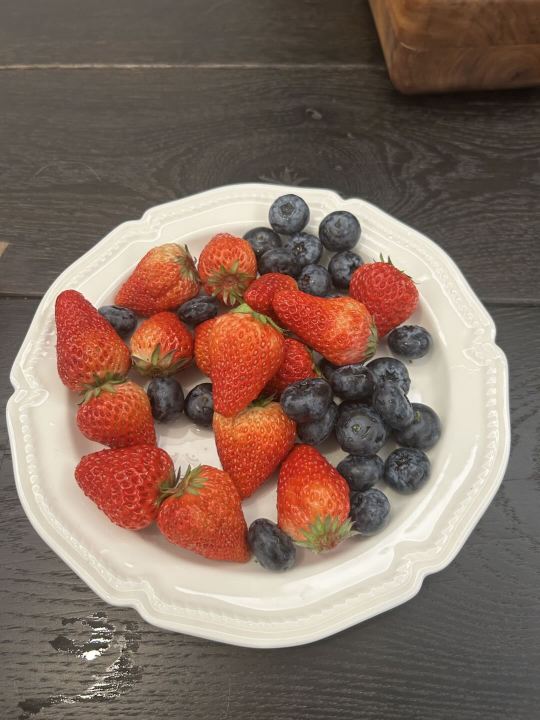
#> input picture dinner-what-to-eat/images/berry-platter.jpg, 1080 x 1440 px (shown at 1/2 size); its folder holds only this picture in this run
$ python -i split_multi_dish.py   (imports and definitions only)
#> lines starting #> are read from the running program, lines starting #| are printed output that depends on the picture
#> further down, picture is the input picture: shape (1440, 1080, 3); mean B, G, R 94.8, 107, 130.3
#!/usr/bin/env python3
import json
from pathlib import Path

import cv2

ROOT = Path(__file__).resolve().parents[1]
SRC_DIR = ROOT / "uploads" / "food-photos-20260311" / "jpg"
OUT_DIR = ROOT / "uploads" / "food-photos-20260311" / "splits"
MANIFEST = OUT_DIR / "split_manifest.json"
REPORT = OUT_DIR / "SPLIT_REPORT.md"


def circle_overlap(c1, c2):
    x1, y1, r1 = c1
    x2, y2, r2 = c2
    d2 = (x1 - x2) ** 2 + (y1 - y2) ** 2
    d = d2 ** 0.5
    return d < (r1 + r2) * 0.72


def pick_circles(candidates, max_keep=4):
    kept = []
    for c in sorted(candidates, key=lambda x: x[2], reverse=True):
        if all(not circle_overlap(c, k) for k in kept):
            kept.append(c)
        if len(kept) >= max_keep:
            break
    return kept


def clamp(v, lo, hi):
    return max(lo, min(hi, int(round(v))))


def detect_dish_boxes(img):
    h, w = img.shape[:2]
#> h = 1440; w = 1080
    scale = 1600.0 / max(h, w) if max(h, w) > 1600 else 1.0
#> scale = 1
    small = cv2.resize(img, (int(w * scale), int(h * scale)), interpolation=cv2.INTER_AREA)
    sh, sw = small.shape[:2]
#> sh = 1440; sw = 1080

    gray = cv2.cvtColor(small, cv2.COLOR_BGR2GRAY)
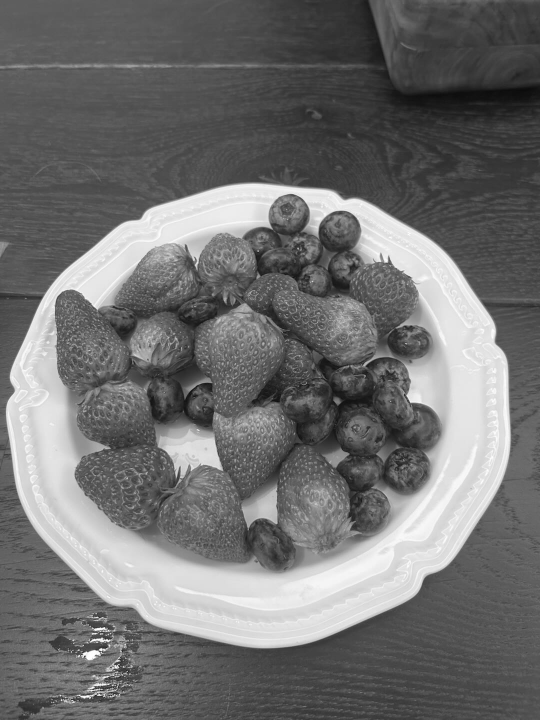
#> gray: shape (1440, 1080) (shown at 1/2 size); min 1, max 255, mean 112.5
    gray = cv2.GaussianBlur(gray, (9, 9), 1.4)

    min_r = int(min(sh, sw) * 0.10)
#> min_r = 108
    max_r = int(min(sh, sw) * 0.42)
#> max_r = 453

    circles = cv2.HoughCircles(
        gray,
        cv2.HOUGH_GRADIENT,
        dp=1.25,
        minDist=int(min(sh, sw) * 0.18),
        param1=120,
        param2=42,
        minRadius=max(24, min_r),
        maxRadius=max(min_r + 8, max_r),
    )
#> circles = 14 rows, first 8: [531.9, 959.4, 336.8], [506.9, 664.4, 298.1], [281.9, 913.1, 257], [720.6, 673.1, 239.1], [289.4, 714.4, 236.4], [776.9, 869.4, 244.5], [130.6, 1043.1, 358.8], [353.1, 529.4, 251.5]

    candidates = []
    if circles is not None:
        for x, y, r in circles[0]:
            # avoid tiny false positives near border
            if x < r * 0.7 or y < r * 0.7 or x > sw - r * 0.7 or y > sh - r * 0.7:
                continue
            candidates.append((x, y, r))
#> this loop made 14 passes
#> (x, y, r) on passes 1 to 12: (531.9, 959.4, 336.8), (506.9, 664.4, 298.1), (281.9, 913.1, 257), (720.6, 673.1, 239.1), (289.4, 714.4, 236.4), (776.9, 869.4, 244.5), (130.6, 1043.1, 358.8), (353.1, 529.4, 251.5), (358.1, 1134.4, 211.6), (626.9, 455.6, 289.9), (733.1, 1060.6, 162.8), (456.9, 359.4, 232.2)
#> after the loop, candidates = 12 items, first 6: (531.9, 959.4, 336.8), (506.9, 664.4, 298.1), (281.9, 913.1, 257), (720.6, 673.1, 239.1), (289.4, 714.4, 236.4), (776.9, 869.4, 244.5)

    circles_kept = pick_circles(candidates, max_keep=4)
#> the loop in pick_circles, `for c in sorted(candidates, key=lambda x: x[2], reverse=True):` made 12 passes
#> after the loop in pick_circles, `for c in sorted(candidates, key=lambda x: x[2], reverse=True):`: kept = [(531.9, 959.4, 336.8), (626.9, 455.6, 289.9), (929.4, 689.4, 153.2)]
#> circles_kept has the same summary as kept in pick_circles

    boxes = []
    for x, y, r in circles_kept:
        m = r * 0.18
        x1 = clamp((x - r - m) / scale, 0, w - 1)
        y1 = clamp((y - r - m) / scale, 0, h - 1)
        x2 = clamp((x + r + m) / scale, 1, w)
        y2 = clamp((y + r + m) / scale, 1, h)
        if x2 - x1 > 80 and y2 - y1 > 80:
            boxes.append([x1, y1, x2, y2])
#> this loop made 3 passes
#> (x, y, r, m, x1, y1, x2, y2) on passes 1 to 3: (531.9, 959.4, 336.8, 60.61, 135, 562, 929, 1357), (626.9, 455.6, 289.9, 52.18, 285, 114, 969, 798), (929.4, 689.4, 153.2, 27.58, 749, 509, 1080, 870)
#> after the loop, boxes = [[135, 562, 929, 1357], [285, 114, 969, 798], [749, 509, 1080, 870]]

    # fallback: if no plate-like circle found, keep whole image as one dish candidate
    if not boxes:
        boxes = [[0, 0, w, h]]

    boxes = sorted(boxes, key=lambda b: (b[1], b[0]))
#> boxes = [[285, 114, 969, 798], [749, 509, 1080, 870], [135, 562, 929, 1357]]
    return boxes


# [71 lines left out: function main, not called in this run]


# [2 lines not run here, left out]

>>> import cv2
>>> picture = cv2.imread('../images/berry-platter.jpg')
>>> result = detect_dish_boxes(picture)
#> result has the same summary as boxes in detect_dish_boxes

$ run again, on dinner-what-to-eat/images/black-pepper-beef.jpg
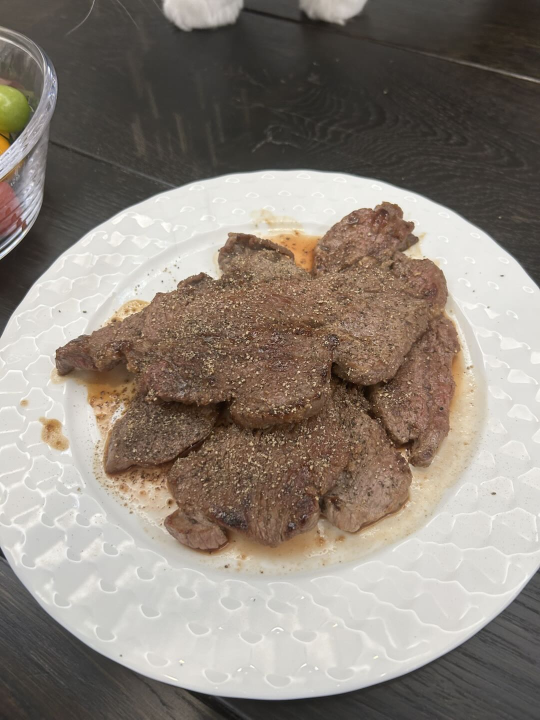
#> input picture dinner-what-to-eat/images/black-pepper-beef.jpg, 1080 x 1440 px (shown at 1/2 size)
#> picture is the input picture: shape (1440, 1080, 3); mean B, G, R 121, 130.4, 139.8
#> in detect_dish_boxes, `gray = cv2.cvtColor(small, cv2.COLOR_BGR2GRAY)`:
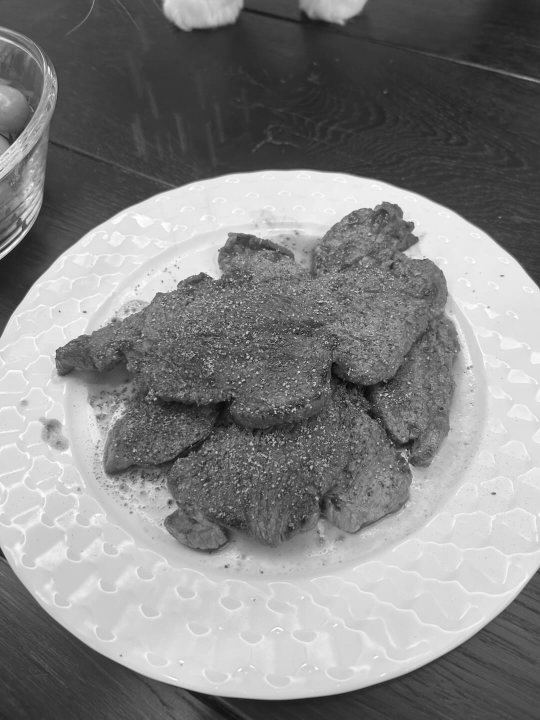
#> gray: shape (1440, 1080) (shown at 1/2 size); min 2, max 255, mean 132.2
#> circles = 17 rows, first 8: [510.6, 759.4, 200.5], [733.1, 935.6, 394.5], [373.1, 1003.1, 349.1], [781.9, 739.4, 332.6], [474.4, 446.9, 431.6], [296.9, 699.4, 258.4], [559.4, 1084.4, 314.8], [653.1, 560.6, 215.8]
#> the loop in detect_dish_boxes, `for x, y, r in circles[0]:` made 17 passes
#> after the loop in detect_dish_boxes, `for x, y, r in circles[0]:`: candidates = [(510.6, 759.4, 200.5), (733.1, 935.6, 394.5), (373.1, 1003.1, 349.1), (781.9, 739.4, 332.6), (474.4, 446.9, 431.6), (296.9, 699.4, 258.4), (559.4, 1084.4, 314.8), (653.1, 560.6, 215.8), (271.9, 435.6, 285.9), (668.1, 358.1, 413.8), (181.9, 1048.1, 181.2)]
#> the loop in pick_circles, `for c in sorted(candidates, key=lambda x: x[2], reverse=True):` made 11 passes
#> after the loop in pick_circles, `for c in sorted(candidates, key=lambda x: x[2], reverse=True):`: kept = [(474.4, 446.9, 431.6), (373.1, 1003.1, 349.1)]
#> the loop in detect_dish_boxes, `for x, y, r in circles_kept:` made 2 passes
#> (x, y, r, m, x1, y1, x2, y2) on passes 1 to 2: (474.4, 446.9, 431.6, 77.69, 0, 0, 984, 956), (373.1, 1003.1, 349.1, 62.84, 0, 591, 785, 1415)
#> after the loop in detect_dish_boxes, `for x, y, r in circles_kept:`: boxes = [[0, 0, 984, 956], [0, 591, 785, 1415]]

$ run again, on dinner-what-to-eat/images/cherry-tomato-platter.jpg
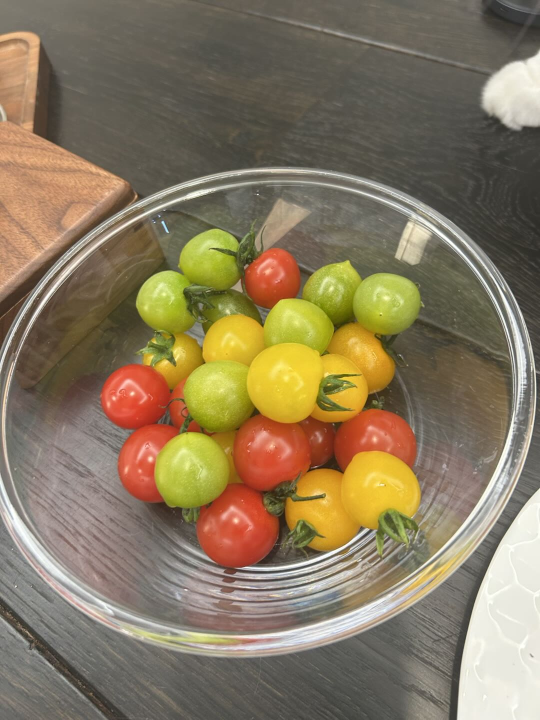
#> input picture dinner-what-to-eat/images/cherry-tomato-platter.jpg, 1080 x 1440 px (shown at 1/2 size)
#> picture is the input picture: shape (1440, 1080, 3); mean B, G, R 94.5, 121.2, 136.1
#> in detect_dish_boxes, `gray = cv2.cvtColor(small, cv2.COLOR_BGR2GRAY)`:
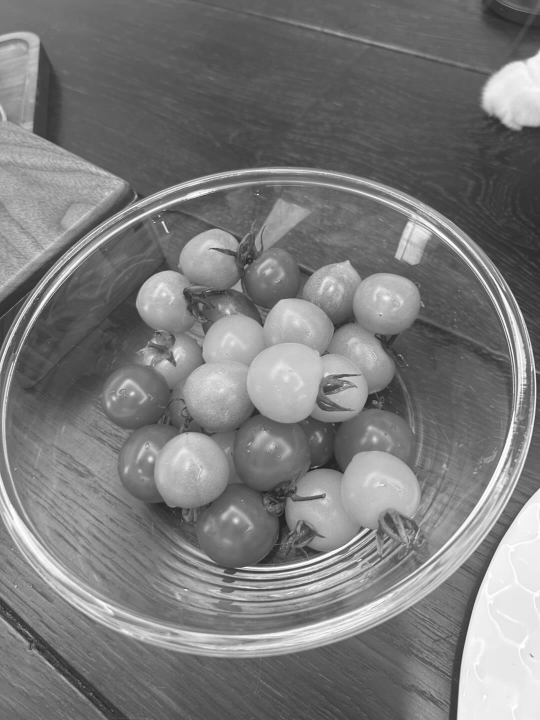
#> gray: shape (1440, 1080) (shown at 1/2 size); min 24, max 255, mean 122.7
#> circles = 13 rows, first 8: [653.1, 780.6, 419.2], [401.9, 835.6, 416.5], [581.9, 965.6, 233.5], [835.6, 873.1, 218.5], [251.9, 959.4, 251.5], [315.6, 644.4, 228], [806.9, 659.4, 215.8], [615.6, 584.4, 243.2]
#> the loop in detect_dish_boxes, `for x, y, r in circles[0]:` made 13 passes
#> after the loop in detect_dish_boxes, `for x, y, r in circles[0]:`: candidates = [(653.1, 780.6, 419.2), (401.9, 835.6, 416.5), (581.9, 965.6, 233.5), (835.6, 873.1, 218.5), (251.9, 959.4, 251.5), (315.6, 644.4, 228), (806.9, 659.4, 215.8), (615.6, 584.4, 243.2), (405.6, 1080.6, 214.4), (743.1, 1278.1, 186.8), (758.1, 1053.1, 152.5)]
#> the loop in pick_circles, `for c in sorted(candidates, key=lambda x: x[2], reverse=True):` made 11 passes
#> after the loop in pick_circles, `for c in sorted(candidates, key=lambda x: x[2], reverse=True):`: kept = [(653.1, 780.6, 419.2), (743.1, 1278.1, 186.8)]
#> the loop in detect_dish_boxes, `for x, y, r in circles_kept:` made 2 passes
#> (x, y, r, m, x1, y1, x2, y2) on passes 1 to 2: (653.1, 780.6, 419.2, 75.47, 158, 286, 1080, 1275), (743.1, 1278.1, 186.8, 33.62, 523, 1058, 963, 1440)
#> after the loop in detect_dish_boxes, `for x, y, r in circles_kept:`: boxes = [[158, 286, 1080, 1275], [523, 1058, 963, 1440]]

$ run again, on dinner-what-to-eat/images/spanish-ham-fries.jpg
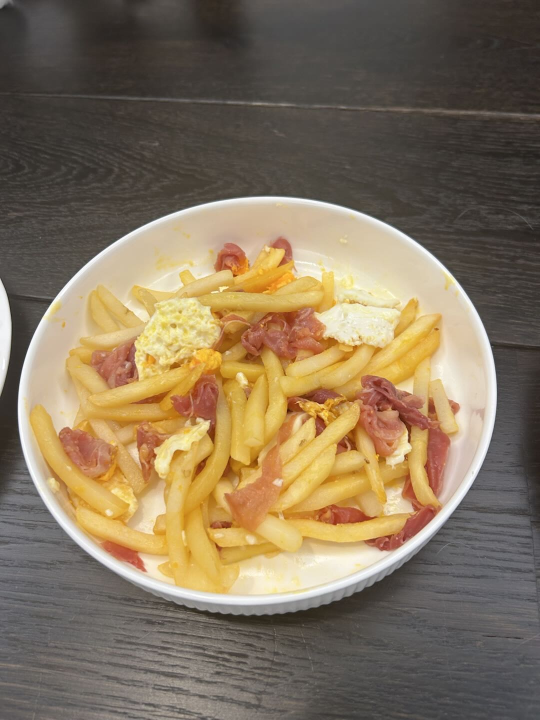
#> input picture dinner-what-to-eat/images/spanish-ham-fries.jpg, 1080 x 1440 px (shown at 1/2 size)
#> picture is the input picture: shape (1440, 1080, 3); mean B, G, R 92.3, 116.5, 133.3
#> in detect_dish_boxes, `gray = cv2.cvtColor(small, cv2.COLOR_BGR2GRAY)`:
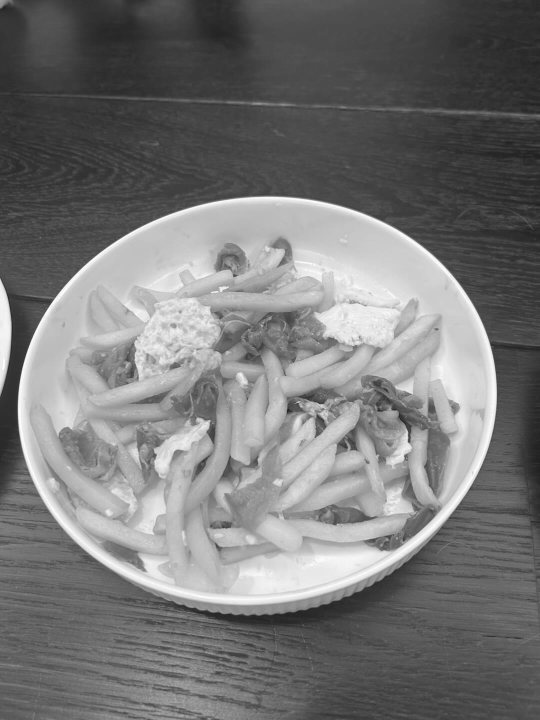
#> gray: shape (1440, 1080) (shown at 1/2 size); min 23, max 255, mean 118.7
#> circles = [[631.9, 785.6, 360.8], [405.6, 816.9, 369.6], [516.9, 976.9, 339.5], [729.4, 954.4, 180.8], [295.6, 655.6, 177.9], [208.1, 840.6, 171.9], [318.1, 1008.1, 161.6], [455.6, 1191.9, 136.4]]
#> the loop in detect_dish_boxes, `for x, y, r in circles[0]:` made 8 passes
#> after the loop in detect_dish_boxes, `for x, y, r in circles[0]:`: candidates = [(631.9, 785.6, 360.8), (405.6, 816.9, 369.6), (516.9, 976.9, 339.5), (729.4, 954.4, 180.8), (295.6, 655.6, 177.9), (208.1, 840.6, 171.9), (318.1, 1008.1, 161.6), (455.6, 1191.9, 136.4)]
#> the loop in pick_circles, `for c in sorted(candidates, key=lambda x: x[2], reverse=True):` made 8 passes
#> after the loop in pick_circles, `for c in sorted(candidates, key=lambda x: x[2], reverse=True):`: kept = [(405.6, 816.9, 369.6), (455.6, 1191.9, 136.4)]
#> the loop in detect_dish_boxes, `for x, y, r in circles_kept:` made 2 passes
#> (x, y, r, m, x1, y1, x2, y2) on passes 1 to 2: (405.6, 816.9, 369.6, 66.53, 0, 381, 842, 1253), (455.6, 1191.9, 136.4, 24.55, 295, 1031, 617, 1353)
#> after the loop in detect_dish_boxes, `for x, y, r in circles_kept:`: boxes = [[0, 381, 842, 1253], [295, 1031, 617, 1353]]
